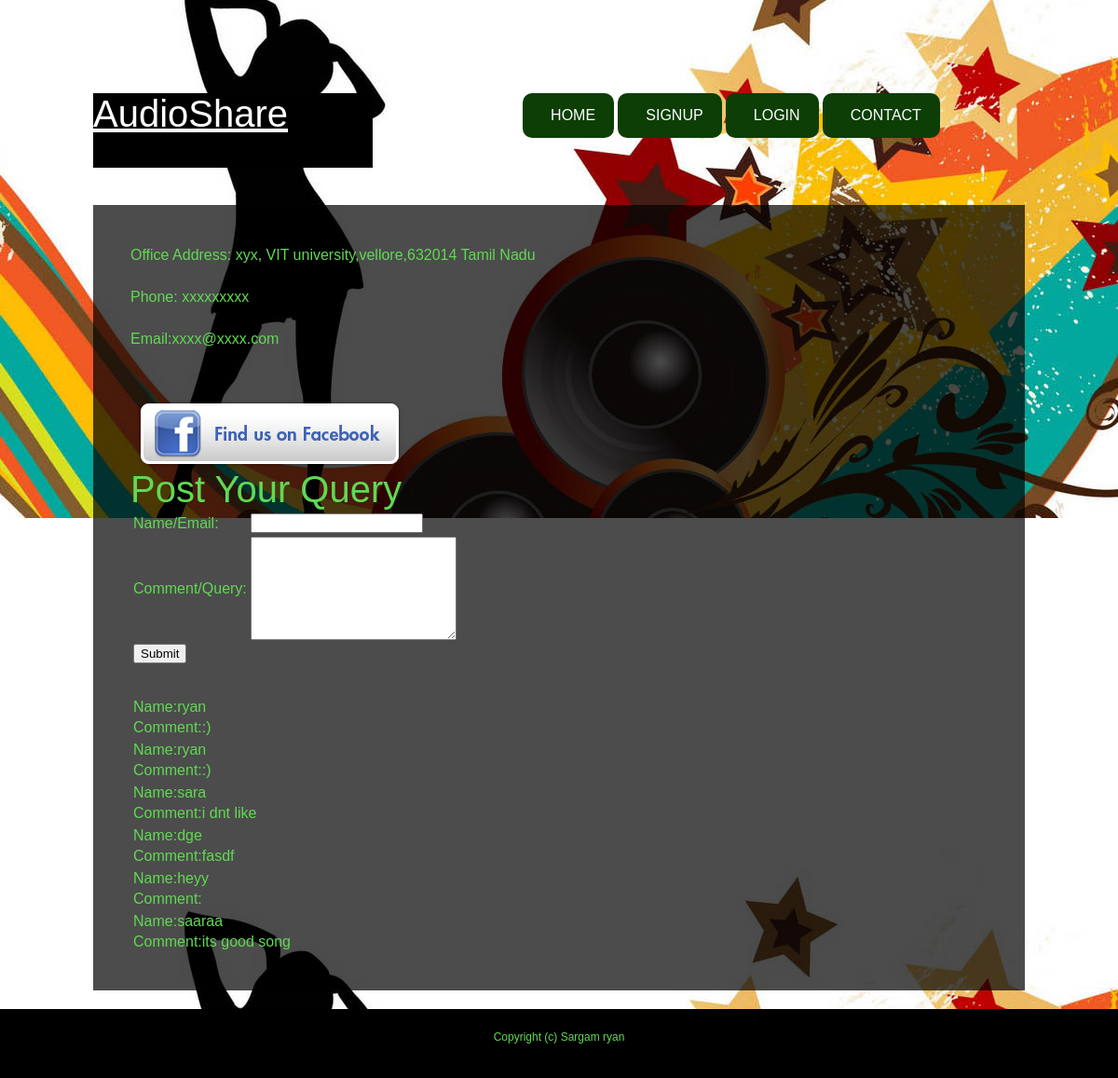
The page /contact.php on the database its author committed.
### tables this page shows
CREATE TABLE IF NOT EXISTS `query` (
  `name` varchar(20) NOT NULL,
  `query` varchar(40) NOT NULL
);

### contact.php (the view, shortened to what this page needs)
<html xmlns="http://www.w3.org/1999/xhtml">
<head>
<link href="default.css" rel="stylesheet" type="text/css" media="all" />
</head>
<body style="background-image:url(images/back.jpg);background-height:500px;background-position:center;">
<div id="wrapper">
	<div id="header-wrapper">
		<div id="header" class="container">
			<div id="logo">
				<h2><a href="#">AudioShare</a></h2>
			</div>
			<div id="menu">
		<ul>
			<li class="current_page_item"><a href="home.php">Home</a></li>
			<li><a href="signup.php">SignUp</a></li>
			<li><a href="login.php">Login</a></li>
			<li class="last"><a href="contact.php">Contact</a></li>
		</ul>
		</div>
		</div>
	</div>
	<div id="page" class="container">
		<div id="content" style="width:1200px;">
		<div>
				<p>
				Office Address: xyx, VIT university,vellore,632014 Tamil Nadu </p><p class="obj2">
				Phone: xxxxxxxxx</p><p class="obj2">
				Email:xxxx@xxxx.com</p></br>
				<a href="http://www.facebook.com/" target="_blank"> <img class="image1"src="fb.png"></a>
				</div>
				<div>
		<h2 class="obj1"> Post Your Query<h1>
		<form action="contact.php?valid=true" method="post">
			<table>
				<tr>
					<td class="obj1"> Name/Email: </td>
					<td><input type="text" name="name"/></td>
				</tr>
				<tr>
					<td class="obj1"> Comment/Query: </td>
					<td colspan="4" ><textarea rows="7" cols="25" name="comment"></textarea></td>
				</tr>
				<tr>
					<td><input type="submit" name="submit"/></td>
				</tr>
			</table>
		</form>
		<?php
		$print=mysql_query("select name,query from query");
		while($row=mysql_fetch_array($print)):
		?>
		<table>
		<tr>
		<td class="obj1">Name:<?php echo $row[1];?></td>
		</tr>
		<tr>
		<td class="obj1">Comment:<?php echo $row[0];?></td>
		</tr>
		</table>
		<?php
		endwhile;
	?>
				</div>
		</div>
	</div>
	<div id="footer">
		<p>Copyright (c) Sargam ryan</p>
	</div>
</div>
</body>
</html>

### default.css (style rules this page uses)
html, body { height: 100%; width: 100%; padding: 0; margin: 0; }
body { margin: 0; padding: 0; font-family: Arial, Helvetica, sans-serif; font-size: 16px; font-weight: 200; color: #61D953; }
h1, h2, h3 { margin: 0; padding: 0; }
h2 { font-weight: 300; font-size: 2.50em; }
p, ol, ul { margin-top: 0px; }
p { line-height: 180%; }
a { color: #FFFFFF; }
a img { border: none; }
#wrapper { position: relative; width: 100%; min-height: 600px; margin: 100px auto; }
#wrapper { overflow: hidden; }
.container { width: 1000px; margin: 0px auto; }
#header-wrapper { overflow: hidden; height: 80px; margin-bottom: 40px; }
#header { overflow: hidden; }
#logo { float: left; width: 300px; height: 80px; background-color: #000000; }
#menu { width: 1070px; padding: 0px 0px; margin: 0px auto 20px auto; font-size: 15px; color: #000000; }
#menu ul { margin: 0px 0px 0px 0px; padding: 0px 0px; list-style: none; line-height: normal; text-align: center; }
#menu li { display: inline-block; }
#menu a { display: block; padding: 15px 20px 15px 30px; background: #0C3E06; border-radius: 10px; text-decoration: none; text-transform: uppercase; text-align: center; font-family: 'Oswald', sans-serif; font-size: 16px; font-weight: 200; color: #FFFFFF; border: none; }
#menu a:hover, #menu .current_page_item a { text-decoration: none; }
#menu .current_page_item a { background: #0C3E06; color: #FFFFFF; }
#menu .last { border-right: none; }
#page { overflow: hidden; margin-bottom: 20px; }
#content { float: left; width: 600px; padding: 40px; background: rgba(0,0,0,0.70); }
#footer { overflow: hidden; margin: 20px auto 0px auto; padding: 20px 0px; background: rgba(0,0,0,1); }
#footer p { text-align: center; font-size: 12px; }

### rows shown on the page
query: query "ryan", name ":)"
query: query "ryan", name ":)"
query: query "sara", name "i dnt like"
query: query "dge", name "fasdf"
query: query "heyy"
query: query "saaraa", name "its good song"
